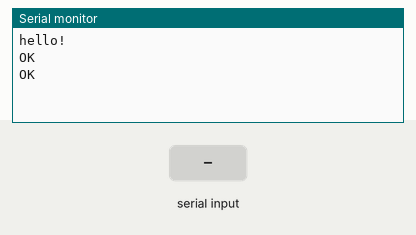
The sketch below on a simulated Arduino Uno, built with avr-gcc and run on an emulated ATmega328P. On the bench: the last lines printed to the serial monitor. The inputs (shaded band) are chosen by the test bench. The modem accepts every AT command (registered, SIM ready, sends succeed) and sends nothing else.

Above: at 6.5 s.
6.6 s: "1" received over the second serial link
At 7.5 s:
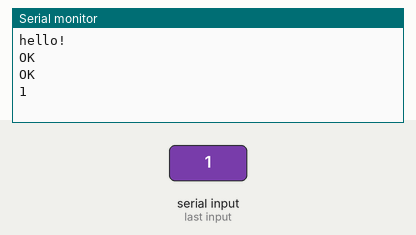
8.1 s: "0" received over the second serial link
At 8.7 s:
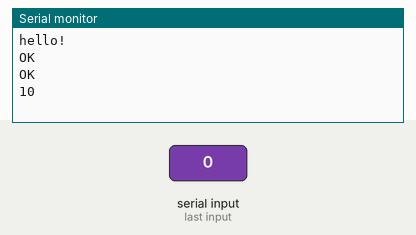

Measured:
- after the input at 6.6 s, the serial monitor: prints a new line at once (image 1)
- after the input at 8.1 s, the serial monitor: prints a new line at once (image 2)

The sketch:

gsm_test.ino
```cpp
#include <SoftwareSerial.h>

SoftwareSerial gsm(8,9); //aRDUINO RX (sim800 tx), aRDUINO TX (sim800 RX)

void setup() {
  // put your setup code here, to run once:
  delay(5000);
  Serial.begin(9600);
  Serial.println("hello!");

  gsm.begin(9600);
  gsm.println("AT");

  while(!gsm.available()) {}
  Serial.write(gsm.read());
  delay(300);

  gsm.println("ATD+79213258124");

  /*
  gsm.println("AT+CMGF=1");
  while(!gsm.available()) {}
  Serial.write(gsm.read());
  delay(300);

  gsm.println("AT+CMGS=\"+79213258134\"");

  while(!gsm.available()) {}
  Serial.write(gsm.read());
  delay(300);

  gsm.println("Prinimat' sms poka ne ymeem :)");

  delay(300);
  gsm.print((char)26);*/
}

void loop() {
  if(gsm.available())
    Serial.write(gsm.read());

  if(Serial.available())
    gsm.write(Serial.read());
  // put your main code here, to run repeatedly:

}
```
